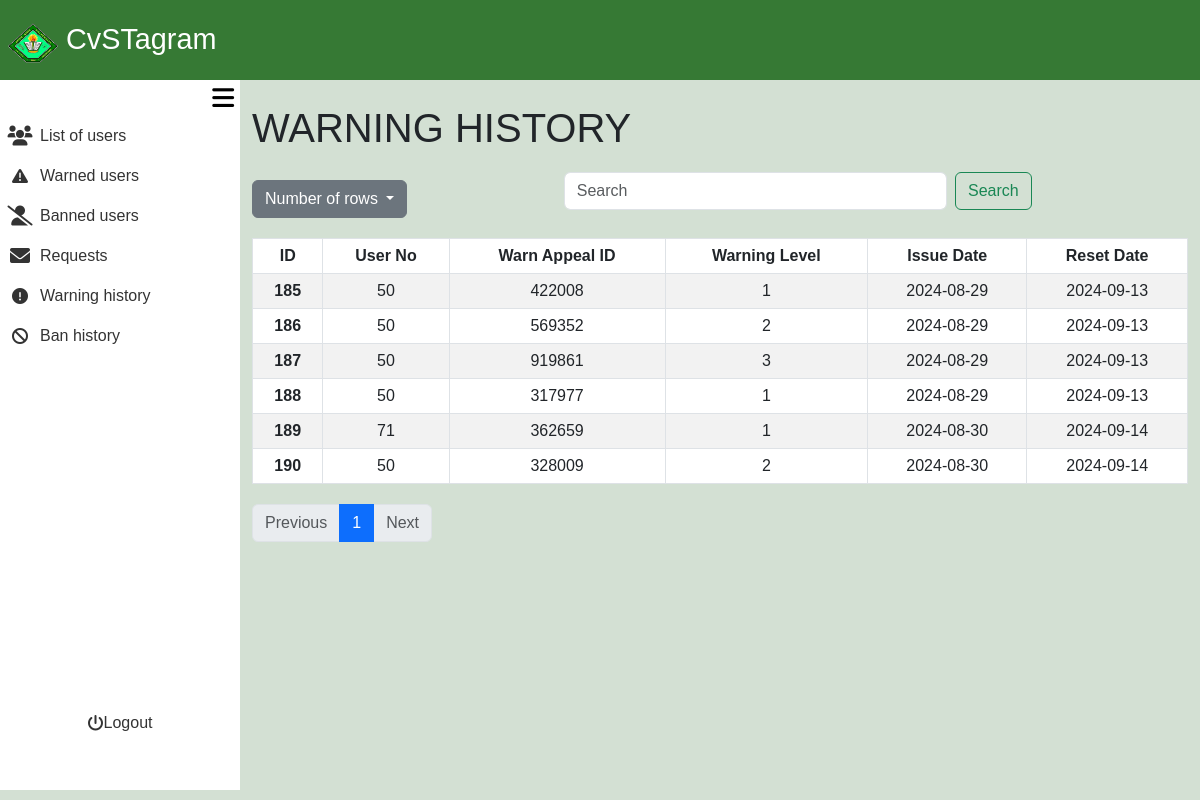
The app's page /admin_area/warned_user.php (signed in), older data.
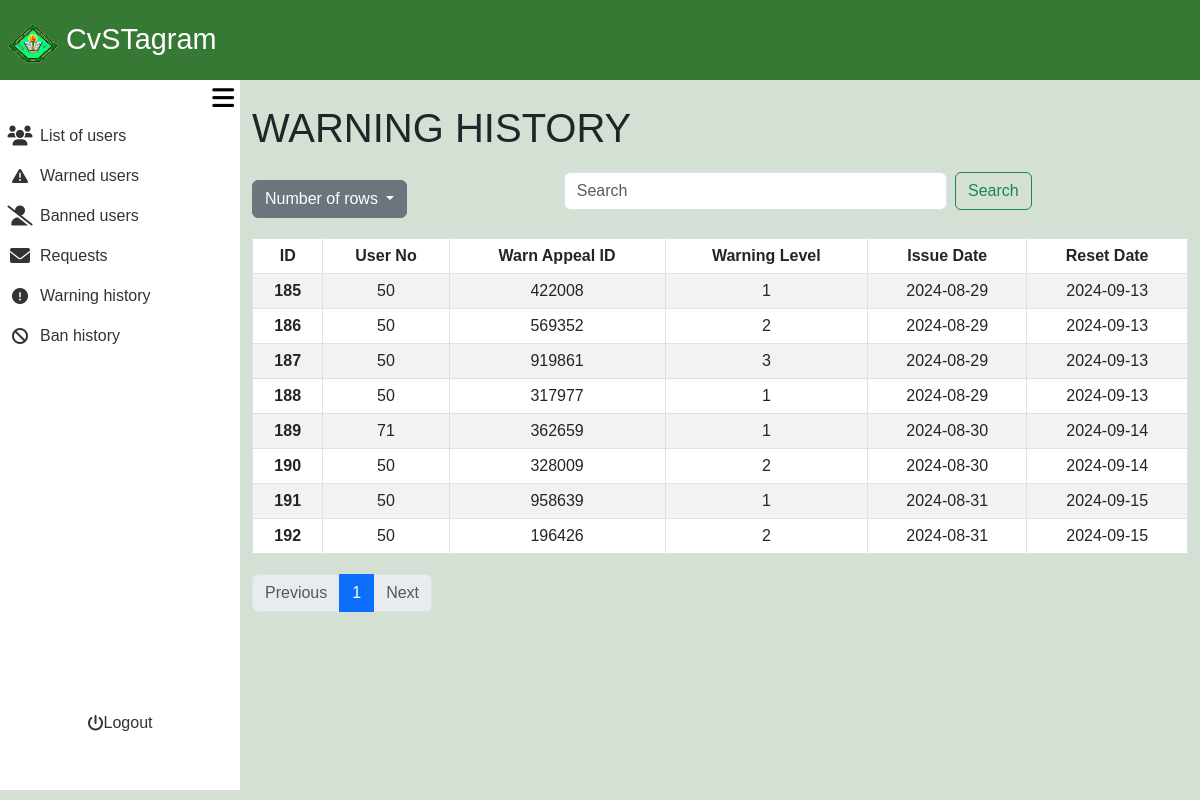
The same page, newer data.
### tables this page shows
CREATE TABLE `user_warnings` (
  `warning_id` int(11) NOT NULL,
  `user_no` int(11) NOT NULL,
  `warn_appeal_id` int(11) NOT NULL,
  `warning_level` int(11) NOT NULL DEFAULT 1,
  `issue_date` date NOT NULL,
  `reset_date` date NOT NULL
);

### admin_area/warned_user.php (the view, shortened to what this page needs)
<?php
require_once '../include/connect.php';
require_once '../include/bootsrap.php';
?>
<!DOCTYPE html>
<html lang="en">
<head>
    <link rel="stylesheet" href="admin_dashbaord.css?v=<?php echo time(); ?>">
</head>
<body>
<div class="container-fluid screen">
    <div class="container-fluid nav">
        <nav class="navbar">
            <div class="container-fluid navtexticon">
                <a class="navbar-brand px-2" href="#">
                <img src="../images/Cavite_State_University_(CvSU).png" alt="Logo" width="50" height="40" class="d-inline-block align-text-top">
                CvSTagram
                </a>
            </div>
        </nav>
    </div>
    <div class="container-fluid contbody">
        <div class="container-fluid sidenav">
            <div class="container-fluid menubutton">
            <button onclick="toggleSidenav()"><i class="fa-solid fa-bars"></i></button>
            </div>
            <div class="container-fluid featurescont">
            <div class="container-fluid buttonlinkside">
                <div class="row">
                        <div class="col">
                            <ul>
                                <li>
                                    <a href="list_of_users.php">
                                        <div class="container-fluid listofusers">
                                            <div class="container-fluid listusericon">
                                                 <i class="fa-solid fa-users fa-lg"></i>
                                            </div>
                                            <div class="container-fluid listofusersname">
                                                List of users
                                            </div>
                                        </div>
                                    </a>
                                </li>
                            </ul>
                        </div>
                    </div>
                    <div class="row">
                        <div class="col">
                            <ul>
                                <li>
                                    <a href="active_warn.php">
                                        <div class="container-fluid listofusers">
                                            <div class="container-fluid listusericon">
                                            <i class="fa-solid fa-triangle-exclamation"></i>
                                            </div>
                                            <div class="container-fluid listofusersname">
                                                Warned users
                                            </div>
                                        </div>
                                    </a>
                                </li>
                            </ul>
                        </div>
                    </div>
                    <div class="row">
                        <div class="col">
                            <ul>
                                <li>
                                    <a href="active_ban.php">
                                        <div class="container-fluid Bannedaccounts">
                                            <div class="container-fluid Bannedaccountsicon">
                                            <i class="fa-solid fa-user-slash fa-lg"></i>
                                            </div>
                                            <div class="container-fluid Bannedaccountsname">
                                                Banned users
                                            </div>
                                        </div>
                                    </a>
                                </li>
                            </ul>
                        </div>
                    </div>
                        <div class="row">
                            <div class="col">
                                <ul>
                                    <li>
                                        <a href="request.php">
                                            <div class="container-fluid Deletedaccounts">
                                                <div class="container-fluid Deletedaccountsicon">
                                                <i class="fa-solid fa-envelope fa-lg"></i>
                                                </div>
                                                <div class="container-fluid Deletedaccountsname">
                                                        Requests
                                                </div>
                                            </div>
                                        </a>
                                    </li>
                                </ul>
                            </div>
                        </div>
                        <div class="row">
                        <div class="col">
                            <ul>
                                <li>
                                    <a href="warned_user.php">
                                        <div class="container-fluid listofusers">
                                            <div class="container-fluid listusericon">
                                            <i class="fa-solid fa-circle-exclamation"></i>
                                            </div>
                                            <div class="container-fluid listofusersname">
                                                Warning history
                                            </div>
                                        </div>
                                    </a>
                                </li>
                            </ul>
                        </div>
                    </div>
                    <div class="row">
                        <div class="col">
                            <ul>
                                <li>
                                    <a href="banned_user.php">
                                        <div class="container-fluid Bannedaccounts">
                                            <div class="container-fluid Bannedaccountsicon">
                                                <i class="fa-solid fa-ban"></i>
                                            </div>
                                            <div class="container-fluid Bannedaccountsname">
                                                Ban history
                                            </div>
                                        </div>
                                    </a>
                                </li>
                            </ul>
                        </div>
                    </div>
                    </div>
                <div class="container-fluid logoutcont">
                        <div class="row">
                            <div class="col">
                                <ul>
                                    <li>
                                        <a href="">
                                            <div class="container-fluid Deletedaccounts" style="border-radius: 10px;">
                                                <div class="container-fluid Deletedaccountsicon">
                                                <i class="fa-solid fa-power-off"></i>
                                                </div>
                                                <div class="container-fluid Deletedaccountsname">
                                                    <a href="admin_logout.php">Logout</a>
                                                </div>
                                            </div>
                                        </a>
                                    </li>
                                </ul>
                            </div>
                        </div>
                </div>
            </div>
        </div>
        <div class="container-fluid content">
<?php
$rows = isset($_GET['rows']) ? intval($_GET['rows']) : 10;
$page = isset($_GET['page']) ? intval($_GET['page']) : 1;
$offset = ($page - 1) * $rows;
$valid_sort_columns = ['warning_id', 'user_no', 'warn_appeal_id', 'warning_level', 'issue_date', 'reset_date'];
$sort_by = isset($_GET['sort_by']) && in_array($_GET['sort_by'], $valid_sort_columns) ? $_GET['sort_by'] : 'warning_id';
$sort_order = isset($_GET['sort_order']) && $_GET['sort_order'] == 'DESC' ? 'DESC' : 'ASC';
$search = isset($_GET['search']) ? $con->real_escape_string($_GET['search']) : '';
$totalResult = $con->query("SELECT COUNT(*) AS total FROM user_warnings WHERE
                            warning_id LIKE '%$search%' OR
                            user_no LIKE '%$search%' OR
                            warn_appeal_id LIKE '%$search%' OR
                            warning_level LIKE '%$search%' OR
                            DATE_FORMAT(issue_date, '%Y-%m-%d') LIKE '%$search%' OR
                            DATE_FORMAT(reset_date, '%Y-%m-%d') LIKE '%$search%'");
$totalRows = $totalResult->fetch_assoc()['total'];
$sql = "SELECT warning_id, user_no, warn_appeal_id, warning_level, issue_date, reset_date
        FROM user_warnings
        WHERE warning_id LIKE '%$search%'
           OR user_no LIKE '%$search%'
           OR warn_appeal_id LIKE '%$search%'
           OR warning_level LIKE '%$search%'
           OR DATE_FORMAT(issue_date, '%Y-%m-%d') LIKE '%$search%'
           OR DATE_FORMAT(reset_date, '%Y-%m-%d') LIKE '%$search%'
        ORDER BY $sort_by $sort_order
        LIMIT $offset, $rows";
$usersResult = $con->query($sql);
$totalPages = ceil($totalRows / $rows);
?>
<div class="container mt-4">
    <h1>WARNING HISTORY</h1>
    <div class="container-fluid operations">
        <div class="dropdown">
            <button class="btn btn-secondary dropdown-toggle" type="button" data-bs-toggle="dropdown" aria-expanded="false">
                Number of rows
            </button>
        </div>
        <div class="container-fluid search">
            <form class="d-flex" role="search" style="width: 100%;" method="GET" action="">
                <input class="form-control me-2" type="search" name="search" placeholder="Search" aria-label="Search" value="<?= htmlspecialchars(isset($_GET['search']) ? $_GET['search'] : ''); ?>">
                <button class="btn btn-outline-success" type="submit">Search</button>
            </form>
        </div>
    </div>
    <table class="table table-bordered table-striped">
    <thead>
        <tr>
            <th scope="col" class="sortable" onclick="sortTable('warning_id')">
                ID <i class="fa-solid fa-sort-up"></i><i class="fa-solid fa-sort-down"></i>
            </th>
            <th scope="col" class="sortable" onclick="sortTable('user_no')">
                User No <i class="fa-solid fa-sort-up"></i><i class="fa-solid fa-sort-down"></i>
            </th>
            <th scope="col" class="sortable" onclick="sortTable('warn_appeal_id')">
                Warn Appeal ID <i class="fa-solid fa-sort-up"></i><i class="fa-solid fa-sort-down"></i>
            </th>
            <th scope="col" class="sortable" onclick="sortTable('warning_level')">
                Warning Level <i class="fa-solid fa-sort-up"></i><i class="fa-solid fa-sort-down"></i>
            </th>
            <th scope="col" class="sortable" onclick="sortTable('issue_date')">
                Issue Date <i class="fa-solid fa-sort-up"></i><i class="fa-solid fa-sort-down"></i>
            </th>
            <th scope="col" class="sortable" onclick="sortTable('reset_date')">
                Reset Date <i class="fa-solid fa-sort-up"></i><i class="fa-solid fa-sort-down"></i>
            </th>
        </tr>
    </thead>
    <tbody>
            <?php
            if ($usersResult->num_rows > 0) {
                while ($row = $usersResult->fetch_assoc()) {
                    echo "<tr>";
                    echo "<th scope='row'>" . $row['warning_id'] . "</th>";
                    echo "<td>" . $row['user_no'] . "</td>";
                    echo "<td>" . $row['warn_appeal_id'] . "</td>";
                    echo "<td>" . $row['warning_level'] . "</td>";
                    echo "<td>" . $row['issue_date'] . "</td>";
                    echo "<td>" . $row['reset_date'] . "</td>";
                    echo "</tr>";
                }
            } else {
                echo "<tr><td colspan='6'>No warned users found</td></tr>";
            }
            ?>
        </tbody>
</table>
    <nav aria-label="Page navigation">
        <ul class="pagination">
            <li class="page-item <?= ($page <= 1) ? 'disabled' : ''; ?>">
                <a class="page-link" href="?rows=<?= $rows; ?>&page=<?= $page - 1; ?>&sort_by=<?= $sort_by; ?>&sort_order=<?= $sort_order; ?>">Previous</a>
            </li>
            <?php for ($i = 1; $i <= $totalPages; $i++) : ?>
                <li class="page-item <?= ($page == $i) ? 'active' : ''; ?>">
                    <a class="page-link" href="?rows=<?= $rows; ?>&page=<?= $i; ?>&sort_by=<?= $sort_by; ?>&sort_order=<?= $sort_order; ?>"><?= $i; ?></a>
                </li>
            <?php endfor; ?>
            <li class="page-item <?= ($page >= $totalPages) ? 'disabled' : ''; ?>">
                <a class="page-link" href="?rows=<?= $rows; ?>&page=<?= $page + 1; ?>&sort_by=<?= $sort_by; ?>&sort_order=<?= $sort_order; ?>">Next</a>
            </li>
        </ul>
    </nav>
</div>
        </div>
    </div>
</div>
</body>
</html>

### include/bootsrap.php (shortened to what this page needs)
<link href="https://cdn.jsdelivr.net/npm/bootstrap@5.3.3/dist/css/bootstrap.min.css" rel="stylesheet">
<link href="https://cdn.jsdelivr.net/npm/bootstrap@5.3.0/dist/css/bootstrap.min.css" rel="stylesheet">
<link rel="stylesheet" href="https://cdn.jsdelivr.net/npm/bootstrap-icons@1.11.3/font/bootstrap-icons.min.css">
    <link rel="stylesheet" href="https://cdnjs.cloudflare.com/ajax/libs/font-awesome/6.0.0-beta3/css/all.min.css">
<link href="https://cdn.jsdelivr.net/npm/air-datepicker@3.5.3/air-datepicker.min.css" rel="stylesheet">

### admin_area/admin_dashbaord.css (style rules this page uses)
body { font-family: Arial, Helvetica, sans-serif; padding: 0; margin: 0; background-color: #D3E0D3; }
ul, li, a { text-decoration: none; list-style-type: none; color: inherit; padding: 0; }
.container-fluid { padding: 0; }
.screen { height: 100vh; width: 100%; display: flex; flex-direction: column; }
.nav { height: 10vh; width: 100%; padding: 0; background-color: #367934; }
.contbody { display: flex; flex: 1; }
.sidenav { position: fixed; top: 10vh; left: 0; height: calc(90vh - 10px); width: 20%; transition: width 0.3s; background-color: #fff; z-index: 1000; }
.navtexticon a { color: #fff; font-size: 1.8rem; }
.menubutton { height: 5%; width: 100%; display: flex; align-items: center; justify-content: flex-end; }
.menubutton button { border: none; background-color: transparent; font-size: 25px; }
.content { margin-left: 20%; width: 80%; transition: width 0.3s, margin-left 0.3s; min-height: 90%; height: auto; }
.featurescont { height: 90%; }
.buttonlinkside { height: 90%; }
.logoutcont { width: 100%; height: 10%; display: flex; align-items: center; justify-content: center; }
.Deletedaccountsname, .Bannedaccountsname, .listofusersname { height: 100%; width: 100%; display: flex; align-items: center; justify-content: flex-start; }
.Deletedaccounts, .Bannedaccounts, .listofusers { transition: background-color 0.3s ease; border-radius: 0 10px 10px 0; flex: 0 0 auto; padding: 0; height: 100%; display: flex; align-items: center; justify-content: flex-start; flex-direction: row; }
.Deletedaccountsicon, .Bannedaccountsicon, .listusericon { width: 20%; height: 100%; display: flex; align-items: center; justify-content: center; }
.Deletedaccounts, .Bannedaccounts, .listofusers { color: #333; }
.table th, .table td { text-align: center; }
.sortable { cursor: pointer; position: relative; }
.pagination { margin: 20px 0; }
.dropdown { margin: 20px 0; }
.operations { display: flex; }
.search { width: 50%; display: flex; align-items: center; justify-content: center; }

Row changes from the older to the newer data that the page shows:
added user_warnings: warning_id "191", user_no "50", warn_appeal "958639", warning_level "1", issue_date "2024-08-31", reset_date "2024-09-15"
added user_warnings: warning_id "192", user_no "50", warn_appeal "196426", warning_level "2", issue_date "2024-08-31", reset_date "2024-09-15"
